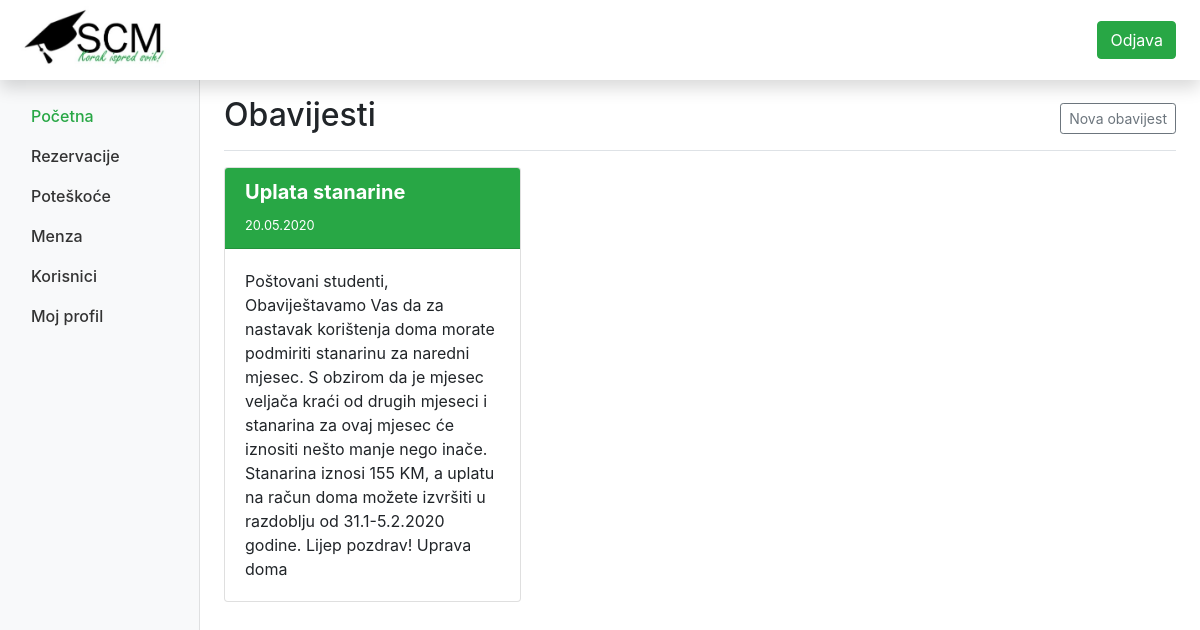
Screenshot of /index.php (signed in) with the database file from the repository.
### tables this page shows
CREATE TABLE IF NOT EXISTS `obavijesti` (
  `id` int(11) NOT NULL AUTO_INCREMENT,
  `datum` date NOT NULL,
  `naslov` varchar(100) NOT NULL,
  `tekst` varchar(2000) NOT NULL,
  PRIMARY KEY (`id`)
);

### index.php (the view, shortened to what this page needs)
<?php
  include_once 'inc/konekcija.php';
?>
<!doctype html>
<html lang="en">
  <head>
    <?php include_once 'inc/zaglavlje.php';?>
  </head>
  <body>
    <?php include_once 'inc/navigacija.php';?>
    <div class="container-fluid">
      <div class="row">
        <?php include_once 'inc/izbornik.php';?>
        <main role="main" class="col-md-9 ml-sm-auto col-lg-10 px-md-4">
          <div class="d-flex justify-content-between flex-wrap flex-md-nowrap align-items-center pt-3 pb-2 mb-3 border-bottom">
            <h1 class="h2">Obavijesti</h1>
            <?php if ($_SESSION["admin"]){ ?>
              <div class="mb-2 mb-md-0">
                <a href="dodaj.php?tip=obavijest" class="btn btn-sm btn-outline-secondary">
                  Nova obavijest
                </a>
              </div>
            <?php } ?>
          </div>
          <div class="row row-cols-1 row-cols-md-3">
            <?php
              $sql = "SELECT * FROM obavijesti ORDER BY id DESC";
              $result = mysqli_query($conn, $sql);
              if (mysqli_num_rows($result) > 0) {
                while($row = mysqli_fetch_assoc($result)) {
                  $datum = date_create($row["datum"]);
            ?>
              <div class="col mb-4">
                <div class="card h-100">
                  <div class="card-header bg-success text-white">
                    <h5><strong><?php echo $row["naslov"]; ?></strong></h5>
                    <small class="text-white"><?php echo date_format($datum, 'd.m.Y'); ?></small>
                  </div>
                  <div class="card-body">
                    <p class="card-text"><?php echo $row["tekst"]; ?></p>
                  </div>
                </div>
              </div>
            <?php
                }
              } else {
                echo 'Trenutno nema novih obavijesti.';
              }
             ?>
          </div>
        </main>
      </div>
    </div>
  </body>
</html>

### rows the page displays
obavijesti: naslov "Uplata stanarine", datum "20.05.2020", tekst "Poštovani studenti, Obaviještavamo Vas da za nastavak korištenja doma morate podmiriti stanarinu za naredni mjesec. S obzirom da je mjesec veljača kraći od drugih mjeseci i stanarina za ovaj mjesec će iznositi nešto manje nego inače. Stanarina iznosi 155 KM, a uplatu na račun doma možete izvršiti u razdoblju od 31.1-5.2.2020 godine. Lijep pozdrav! Uprava doma"
